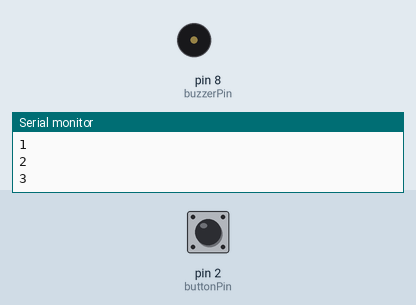
Simulated run of this sketch. Board: Arduino Uno, built with avr-gcc and run on an emulated ATmega328P. Shown: buzzer (waves = sounding, pin HIGH), the last lines printed to the serial monitor. The test bench sets the inputs (shaded band); at power-on: pin 2 (buttonPin) LOW.

Above: at 2.8 s.
2.9 s: pin 2 (buttonPin) pulled HIGH for 1.2 s
At 4.0 s:
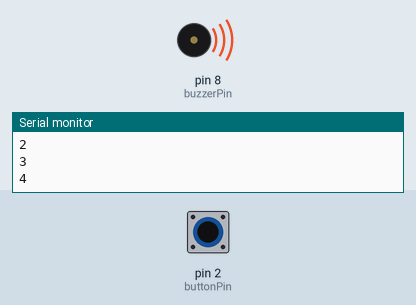
6.5 s: pin 2 (buttonPin) pulled HIGH for 3.2 s
At 10.5 s:
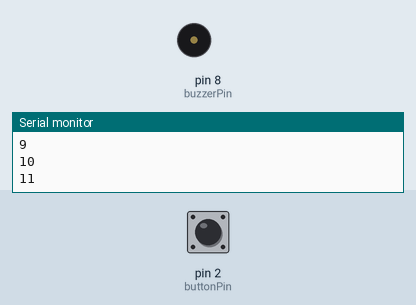
Timing chart, 0 to 12.0 s (numbered marks = the images above; inputs shaded):
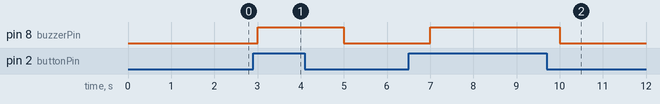

The sketch:

day33_polling.ino
```cpp
// 33日目 実験：割り込みを使わない「通常の読み取り」版（比べ用）
// 回路は割り込み版と同じ。ボタンを見るのを、loop() の中に移しただけ
// 結果：ボタンを一瞬押しても、ブザーは反応しない。長押しすると、少しおくれて反応する

const byte buzzerPin = 8;
const byte buttonPin = 2;
byte state = LOW;            // ブザーの状態
byte lastButtonState = LOW;  // 前回のボタンの状態
int count = 0;

void setup() {
  pinMode(buzzerPin, OUTPUT);
  pinMode(buttonPin, INPUT);
  Serial.begin(9600);
  digitalWrite(buzzerPin, state);
}

void loop() {
  count++;
  Serial.println(count);

  // ボタンを見るのは、1周（約1秒）に1回だけ
  byte buttonState = digitalRead(buttonPin);
  if (buttonState != lastButtonState) {    // 前回と変わった（押した／離した）
    state = !state;
    digitalWrite(buzzerPin, state);
  }
  lastButtonState = buttonState;

  delay(1000);   // 1秒止まる。このあいだ、ボタンは見ていない
}
```

Measured:
- after the input at 2.9 s, pin 8 (buzzerPin): LOW → HIGH after 0.10 s, → LOW 2.0 s later
- after the input at 6.5 s, pin 8 (buzzerPin): LOW → HIGH after 0.50 s, → LOW 3.0 s later
